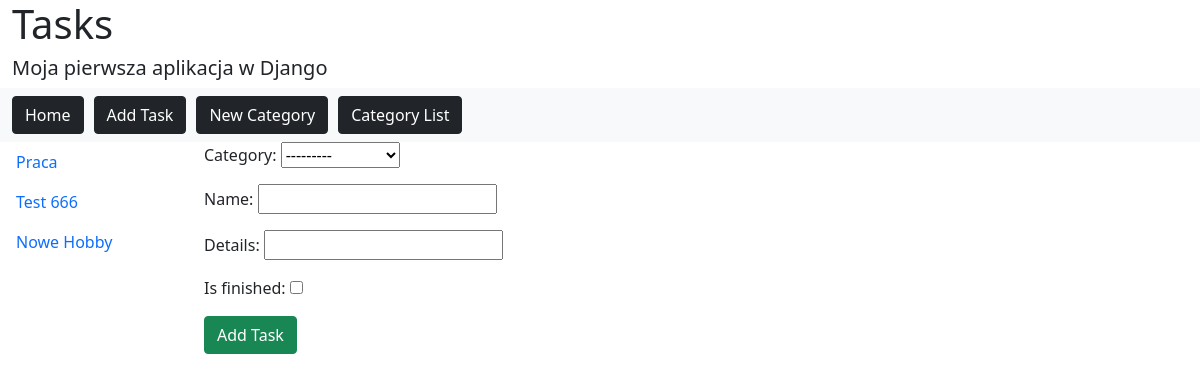
/tasks/newtask/, run on the app's committed database.
### tasks/models.py (models this page shows)
class Category(models.Model):
	cat_name = models.CharField('Category', max_length=30)
	def __str__(self):
		return self.cat_name

### tasks/views/tasks.py (the view, shortened to what this page needs)
# urls.py: path('newtask/', views.NewTask.as_view(), name='newtask'),
class NewTask(View):
	def get(self, request):
		form = TaskForm()
		categories = Category.objects.all()
		context = {'categories': categories, 'form': form}
		return render(request, 'tasks/newtask.html', context)

### tasks/forms.py
class TaskForm(forms.ModelForm):
    class Meta:
        model = Task
        fields = ['category', 'name', 'details', 'is_finished']

### tasks/templates/tasks/newtask.html (shortened to what this page needs)
{% extends "maintemp.html" %}
{% block content %}
<form method="post">
     {{ form.as_p }}
    <button type="submit" class="btn btn-success">Add Task</button>
</form>
{% endblock %}

### tasks/templates/maintemp.html (shortened to what this page needs)
<!DOCTYPE html>
<html>
<head>
<link href="https://cdn.jsdelivr.net/npm/bootstrap@5.1.1/dist/css/bootstrap.min.css" rel="stylesheet">
</head>
<body>
<div class="container-fluid">
		{% block header %}
			<h1>Tasks</h1>
			<h5>Moja pierwsza aplikacja w Django</h5>
		{% endblock %}
</div>
<nav class="navbar navbar-expand-sm bg-light">
	<div class="container-fluid">
	<ul class="navbar-nav">
		<li class="nav-item" style="margin-right:10px">
			<a href="{% url 'tasks:index' %}" class="btn btn-dark">Home</a>
		</li>
		<li class="nav-item" style="margin-right:10px">
			<a href="{% url 'tasks:newtask' %}" class="btn btn-dark">Add Task</a>
		</li>
		<li class="nav-item" style="margin-right:10px">
			<a href="{% url 'tasks:newcategory' %}" class="btn btn-dark">New Category</a>
		</li>
		<li class="nav-item" style="margin-right:10px">
			<a href="{% url 'tasks:category_list' %}" class="btn btn-dark">Category List</a>
		</li>
	</ul>
	</div>
</nav>
<div class="row">
	<div class="col-lg-2">
		{% block sidebar %}
			{% if categories%}
				<ul class="nav flex-column">
					{%for category in categories %}
						<li class="nav-item"><a href="{% url 'tasks:categorized' category.id %}" class="nav-link">{{category.cat_name}}</a></li>
					{%endfor %}
				</ul>
			{% else %}
				<p>No categories</p>
			{%endif %}
		{% endblock %}
	</div>
	<div class="col-lg-8">
		{% block content %}{% endblock %}
	</div>
</div>
</body>
</html>

### data on the page
Category: cat_name "Praca"
Category: cat_name "Test 666"
Category: cat_name "Nowe Hobby"
